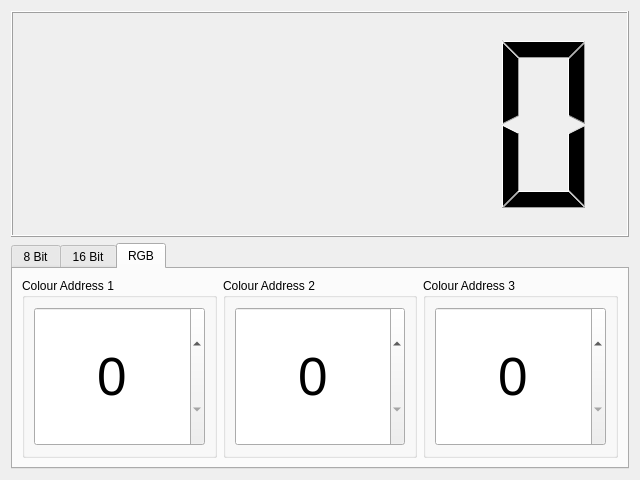
<?xml version="1.0" encoding="UTF-8"?>
<ui version="4.0">
 <class>BigDisplay</class>
 <widget class="QWidget" name="BigDisplay">
  <property name="geometry">
   <rect>
    <x>0</x>
    <y>0</y>
    <width>640</width>
    <height>480</height>
   </rect>
  </property>
  <property name="sizePolicy">
   <sizepolicy hsizetype="MinimumExpanding" vsizetype="MinimumExpanding">
    <horstretch>0</horstretch>
    <verstretch>0</verstretch>
   </sizepolicy>
  </property>
  <property name="minimumSize">
   <size>
    <width>640</width>
    <height>480</height>
   </size>
  </property>
  <property name="windowTitle">
   <string>Big Display</string>
  </property>
  <layout class="QHBoxLayout" name="horizontalLayout">
   <item>
    <layout class="QVBoxLayout" name="verticalLayout">
     <property name="sizeConstraint">
      <enum>QLayout::SetNoConstraint</enum>
     </property>
     <item>
      <widget class="QLCDNumber" name="lcdNumber">
       <property name="sizePolicy">
        <sizepolicy hsizetype="MinimumExpanding" vsizetype="MinimumExpanding">
         <horstretch>0</horstretch>
         <verstretch>0</verstretch>
        </sizepolicy>
       </property>
       <property name="smallDecimalPoint">
        <bool>true</bool>
       </property>
      </widget>
     </item>
     <item>
      <widget class="QTabWidget" name="tabWidget">
       <property name="sizePolicy">
        <sizepolicy hsizetype="Expanding" vsizetype="Expanding">
         <horstretch>0</horstretch>
         <verstretch>0</verstretch>
        </sizepolicy>
       </property>
       <property name="currentIndex">
        <number>2</number>
       </property>
       <widget class="QWidget" name="tabWidgetPage1">
        <attribute name="title">
         <string>8 Bit</string>
        </attribute>
        <layout class="QHBoxLayout" name="horizontalLayout_2">
         <item>
          <layout class="QGridLayout" name="gridLayout_17">
           <property name="sizeConstraint">
            <enum>QLayout::SetNoConstraint</enum>
           </property>
           <item row="0" column="0">
            <widget class="QGroupBox" name="groupBox_8">
             <property name="sizePolicy">
              <sizepolicy hsizetype="Expanding" vsizetype="Expanding">
               <horstretch>0</horstretch>
               <verstretch>0</verstretch>
              </sizepolicy>
             </property>
             <property name="title">
              <string>Address</string>
             </property>
             <layout class="QGridLayout" name="gridLayout_3">
              <property name="sizeConstraint">
               <enum>QLayout::SetNoConstraint</enum>
              </property>
              <item row="0" column="0">
               <widget class="QSpinBox" name="spinBox_8">
                <property name="sizePolicy">
                 <sizepolicy hsizetype="Expanding" vsizetype="Expanding">
                  <horstretch>0</horstretch>
                  <verstretch>0</verstretch>
                 </sizepolicy>
                </property>
                <property name="font">
                 <font>
                  <pointsize>40</pointsize>
                 </font>
                </property>
                <property name="alignment">
                 <set>Qt::AlignCenter</set>
                </property>
               </widget>
              </item>
             </layout>
            </widget>
           </item>
          </layout>
         </item>
        </layout>
       </widget>
       <widget class="QWidget" name="tabWidgetPage2">
        <attribute name="title">
         <string>16 Bit</string>
        </attribute>
        <layout class="QHBoxLayout" name="horizontalLayout_3">
         <item>
          <layout class="QGridLayout" name="gridLayout_16">
           <property name="sizeConstraint">
            <enum>QLayout::SetNoConstraint</enum>
           </property>
           <item row="0" column="0">
            <widget class="QGroupBox" name="groupBox_16_Coarse">
             <property name="sizePolicy">
              <sizepolicy hsizetype="Expanding" vsizetype="Expanding">
               <horstretch>0</horstretch>
               <verstretch>0</verstretch>
              </sizepolicy>
             </property>
             <property name="title">
              <string>Address Coarse</string>
             </property>
             <layout class="QGridLayout" name="gridLayout_2">
              <property name="sizeConstraint">
               <enum>QLayout::SetNoConstraint</enum>
              </property>
              <item row="0" column="0">
               <widget class="QSpinBox" name="spinBox_16_Coarse">
                <property name="sizePolicy">
                 <sizepolicy hsizetype="Expanding" vsizetype="Expanding">
                  <horstretch>0</horstretch>
                  <verstretch>0</verstretch>
                 </sizepolicy>
                </property>
                <property name="font">
                 <font>
                  <pointsize>40</pointsize>
                 </font>
                </property>
                <property name="alignment">
                 <set>Qt::AlignCenter</set>
                </property>
                <property name="buttonSymbols">
                 <enum>QAbstractSpinBox::UpDownArrows</enum>
                </property>
                <property name="specialValueText">
                 <string/>
                </property>
               </widget>
              </item>
             </layout>
            </widget>
           </item>
           <item row="0" column="1">
            <widget class="QGroupBox" name="groupBox_16_Fine">
             <property name="sizePolicy">
              <sizepolicy hsizetype="Expanding" vsizetype="Expanding">
               <horstretch>0</horstretch>
               <verstretch>0</verstretch>
              </sizepolicy>
             </property>
             <property name="title">
              <string>Address Fine</string>
             </property>
             <layout class="QGridLayout" name="gridLayout">
              <property name="sizeConstraint">
               <enum>QLayout::SetMinimumSize</enum>
              </property>
              <item row="0" column="0">
               <widget class="QSpinBox" name="spinBox_16_Fine">
                <property name="sizePolicy">
                 <sizepolicy hsizetype="Expanding" vsizetype="Expanding">
                  <horstretch>0</horstretch>
                  <verstretch>0</verstretch>
                 </sizepolicy>
                </property>
                <property name="font">
                 <font>
                  <pointsize>40</pointsize>
                 </font>
                </property>
                <property name="alignment">
                 <set>Qt::AlignCenter</set>
                </property>
                <property name="buttonSymbols">
                 <enum>QAbstractSpinBox::UpDownArrows</enum>
                </property>
                <property name="specialValueText">
                 <string/>
                </property>
               </widget>
              </item>
             </layout>
            </widget>
           </item>
          </layout>
         </item>
        </layout>
       </widget>
       <widget class="QWidget" name="tabWidgetPage3">
        <attribute name="title">
         <string>RGB</string>
        </attribute>
        <layout class="QHBoxLayout" name="horizontalLayout_4">
         <item>
          <layout class="QGridLayout" name="gridLayout_RGB">
           <item row="0" column="2">
            <widget class="QGroupBox" name="groupBox_RGB_2">
             <property name="sizePolicy">
              <sizepolicy hsizetype="Expanding" vsizetype="Expanding">
               <horstretch>0</horstretch>
               <verstretch>0</verstretch>
              </sizepolicy>
             </property>
             <property name="title">
              <string>Colour Address 2</string>
             </property>
             <layout class="QGridLayout" name="gridLayout_4">
              <property name="sizeConstraint">
               <enum>QLayout::SetNoConstraint</enum>
              </property>
              <item row="0" column="0">
               <widget class="QSpinBox" name="spinBox_RGB_2">
                <property name="sizePolicy">
                 <sizepolicy hsizetype="Expanding" vsizetype="Expanding">
                  <horstretch>0</horstretch>
                  <verstretch>0</verstretch>
                 </sizepolicy>
                </property>
                <property name="font">
                 <font>
                  <pointsize>40</pointsize>
                 </font>
                </property>
                <property name="alignment">
                 <set>Qt::AlignCenter</set>
                </property>
                <property name="buttonSymbols">
                 <enum>QAbstractSpinBox::UpDownArrows</enum>
                </property>
                <property name="specialValueText">
                 <string/>
                </property>
               </widget>
              </item>
             </layout>
            </widget>
           </item>
           <item row="0" column="0">
            <widget class="QGroupBox" name="groupBox_RGB_1">
             <property name="sizePolicy">
              <sizepolicy hsizetype="Expanding" vsizetype="Expanding">
               <horstretch>0</horstretch>
               <verstretch>0</verstretch>
              </sizepolicy>
             </property>
             <property name="title">
              <string>Colour Address 1</string>
             </property>
             <layout class="QGridLayout" name="gridLayout_6">
              <property name="sizeConstraint">
               <enum>QLayout::SetNoConstraint</enum>
              </property>
              <item row="0" column="0">
               <widget class="QSpinBox" name="spinBox_RGB_1">
                <property name="sizePolicy">
                 <sizepolicy hsizetype="Expanding" vsizetype="Expanding">
                  <horstretch>0</horstretch>
                  <verstretch>0</verstretch>
                 </sizepolicy>
                </property>
                <property name="font">
                 <font>
                  <pointsize>40</pointsize>
                 </font>
                </property>
                <property name="alignment">
                 <set>Qt::AlignCenter</set>
                </property>
                <property name="buttonSymbols">
                 <enum>QAbstractSpinBox::UpDownArrows</enum>
                </property>
                <property name="specialValueText">
                 <string/>
                </property>
               </widget>
              </item>
             </layout>
            </widget>
           </item>
           <item row="0" column="3">
            <widget class="QGroupBox" name="groupBox_RGB_3">
             <property name="sizePolicy">
              <sizepolicy hsizetype="Expanding" vsizetype="Expanding">
               <horstretch>0</horstretch>
               <verstretch>0</verstretch>
              </sizepolicy>
             </property>
             <property name="title">
              <string>Colour Address 3</string>
             </property>
             <layout class="QGridLayout" name="gridLayout_5">
              <property name="sizeConstraint">
               <enum>QLayout::SetNoConstraint</enum>
              </property>
              <item row="0" column="0">
               <widget class="QSpinBox" name="spinBox_RGB_3">
                <property name="sizePolicy">
                 <sizepolicy hsizetype="Expanding" vsizetype="Expanding">
                  <horstretch>0</horstretch>
                  <verstretch>0</verstretch>
                 </sizepolicy>
                </property>
                <property name="font">
                 <font>
                  <pointsize>40</pointsize>
                 </font>
                </property>
                <property name="alignment">
                 <set>Qt::AlignCenter</set>
                </property>
                <property name="buttonSymbols">
                 <enum>QAbstractSpinBox::UpDownArrows</enum>
                </property>
                <property name="specialValueText">
                 <string/>
                </property>
               </widget>
              </item>
             </layout>
            </widget>
           </item>
          </layout>
         </item>
        </layout>
       </widget>
      </widget>
     </item>
    </layout>
   </item>
  </layout>
 </widget>
 <resources/>
 <connections/>
</ui>
